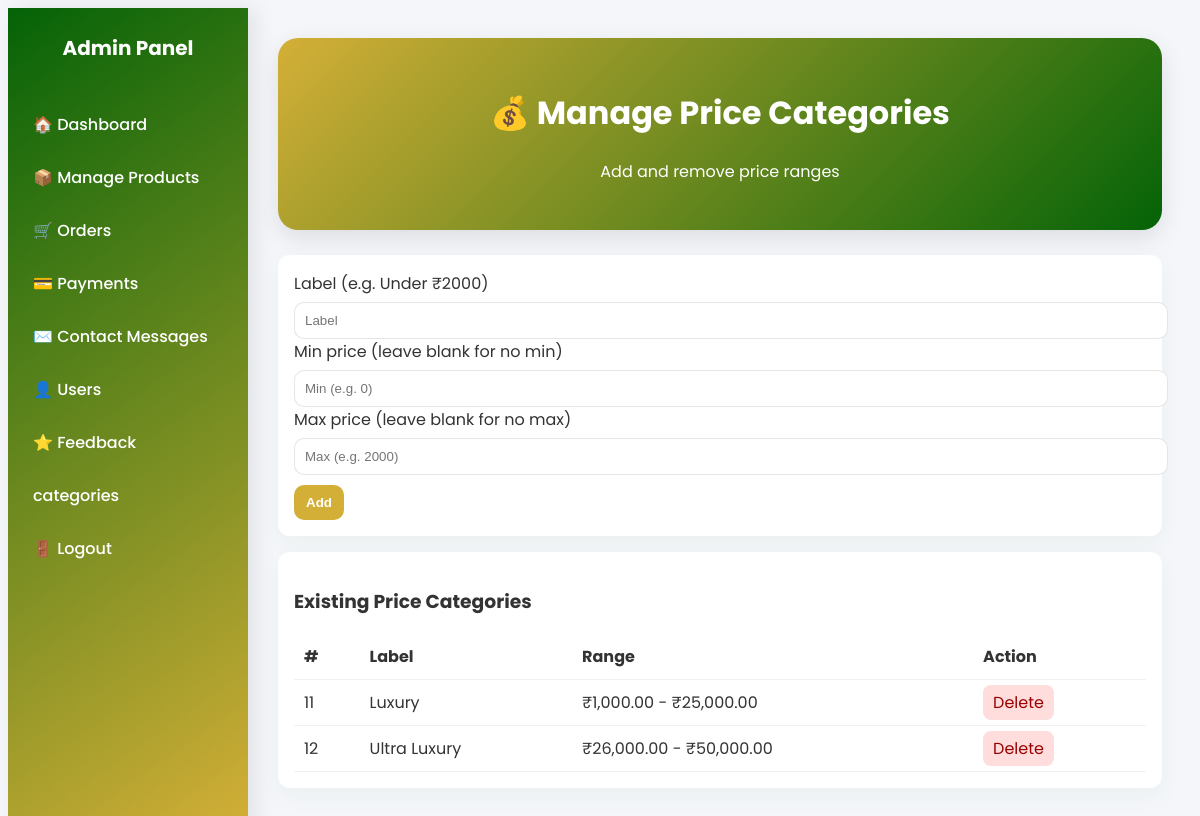
/admin/manage-price.php (signed in), run on the app's committed database.
### tables this page shows
CREATE TABLE `price_categories` (
  `id` int(11) NOT NULL,
  `label` varchar(150) NOT NULL,
  `min_price` decimal(12,2) DEFAULT NULL,
  `max_price` decimal(12,2) DEFAULT NULL,
  `main_category_id` int(11) DEFAULT NULL
);

### admin/manage-price.php (the view, shortened to what this page needs)
<?php
require_once __DIR__ . '/../db_connect.php';
$res = $mysqli->query("SELECT * FROM price_categories ORDER BY min_price ASC");
$prices = $res ? $res->fetch_all(MYSQLI_ASSOC) : [];
?>
<!DOCTYPE html>
<html lang="en">
<head>
</head>
<body>
<div class="sidebar">
    <div class="sidebar-title">Admin Panel</div>
    <a href="admin-dashboard.php">🏠 Dashboard</a>
    <a href="manage-product.php">📦 Manage Products</a>
    <a href="manage-orders.php">🛒 Orders</a>
    <a href="admin-payments.php">💳 Payments</a>
    <a href="admin-contact-messages.php">✉️ Contact Messages</a>
    <a href="admin-users.php">👤 Users</a>
    <a href="admin-feedback.php">⭐ Feedback</a>
    <a href="manage-categories.php">categories</a>
    <a href="logout.php">🚪 Logout</a>
</div>
<div class="main-content">
    <div class="admin-header">
        <h1>💰 Manage Price Categories</h1>
        <p>Add and remove price ranges</p>
    </div>
    <div class="form">
      <form method="post">
        <label>Label (e.g. Under ₹2000)</label>
        <input name="label" placeholder="Label" value="<?=htmlspecialchars($_POST['label'] ?? '')?>">
        <label>Min price (leave blank for no min)</label>
        <input name="min" placeholder="Min (e.g. 0)" value="<?=htmlspecialchars($_POST['min'] ?? '')?>">
        <label>Max price (leave blank for no max)</label>
        <input name="max" placeholder="Max (e.g. 2000)" value="<?=htmlspecialchars($_POST['max'] ?? '')?>">
        <button type="submit">Add</button>
      </form>
    </div>
    <div class="list">
      <h3>Existing Price Categories</h3>
      <table class="table">
        <thead><tr><th>#</th><th>Label</th><th>Range</th><th>Action</th></tr></thead>
        <tbody>
        <?php foreach ($prices as $p): ?>
          <tr>
            <td><?= (int)$p['id'] ?></td>
            <td><?= htmlspecialchars($p['label']) ?></td>
            <td><?= ($p['min_price'] !== null ? '₹'.number_format($p['min_price'],2) : '—') ?> - <?= ($p['max_price'] !== null ? '₹'.number_format($p['max_price'],2) : '—') ?></td>
            <td><a class="del" href="manage-prices.php?delete=<?= (int)$p['id'] ?>" onclick="return confirm('Delete?')">Delete</a></td>
          </tr>
        <?php endforeach; ?>
        </tbody>
      </table>
    </div>
</div>
</body>
</html>

### admin/manage-price.php (style rules this page uses)
:root { --primary: #046307; --secondary: #D4AF37; --muted: #f4f6f9; --text-dark: #333; --text-light: #fff; }
body { font-family: 'Poppins', sans-serif; background: var(--muted); color: var(--text-dark); display: flex; min-height: 100vh; }
.sidebar { width: 240px; background: linear-gradient(145deg, var(--primary), var(--secondary)); color: #fff; display: flex; flex-direction: column; padding-top: 25px; position: fixed; height: 100vh; box-shadow: 8px 0 20px rgba(0,0,0,0.08); }
.sidebar-title { font-size: 20px; font-weight: 700; text-align: center; margin-bottom: 35px; }
.sidebar a { display: flex; align-items: center; padding: 14px 25px; color: #fff; text-decoration: none; font-weight: 500; transition: all 0.3s ease; }
.main-content { margin-left: 240px; padding: 30px; width: 100%; }
.admin-header { background: linear-gradient(-45deg, var(--primary), var(--secondary)); padding: 30px; color: var(--text-light); border-radius: 20px; margin-bottom: 25px; text-align: center; box-shadow: 0 8px 24px rgba(0, 0, 0, 0.1); }
.admin-header h1 { font-size: 2rem; font-weight: 700; }
.form, .list { background:#fff; border-radius:12px; padding:16px; margin-bottom:16px; box-shadow:0 8px 24px rgba(4,99,7,0.04); }
input { padding:10px; border-radius:10px; border:1px solid rgba(0,0,0,0.10); width:100%; margin-top:6px; }
button { margin-top:10px; padding:10px 12px; border-radius:10px; border:none; background:var(--secondary); color:#fff; font-weight:700; cursor:pointer; }
.table { width:100%; border-collapse:collapse; margin-top:12px; }
.table td, .table th { padding:10px; border-bottom:1px solid rgba(0,0,0,0.06); text-align:left; }
.del { background:#ffdddd; color:#900; padding:6px 10px; border-radius:8px; text-decoration:none; }

### data on the page
price_categories: id "11", label "Luxury", min_price "1,000.00", max_price "25,000.00"
price_categories: id "12", label "Ultra Luxury", min_price "26,000.00", max_price "50,000.00"
